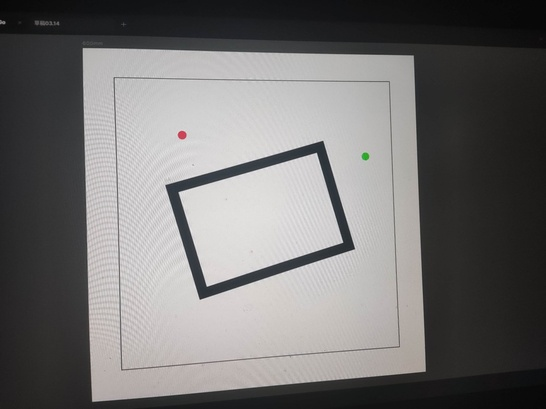
#> input picture zy2/image_2.jpeg, 546 x 409 px, shrunk from 1440 x 1080 before the run
$ python stream.py
#> lines starting #> are read from the running program, lines starting #| are printed output that depends on the picture; after the words box and inside, x2 and y2 are one past the last pixel; in counts of white or black regions, pixels touching at a corner belong together
### zy2/redgreen.py
import cv2
import numpy as np

def detect_red_and_green(image_path):
    # 读取图像
    image = cv2.imread(image_path)

    # 将图像从 BGR 色彩空间转换为 HSV 色彩空间
    hsv = cv2.cvtColor(image, cv2.COLOR_BGR2HSV)

    # 定义红色和绿色的HSV范围
    lower_red = np.array([165, 100, 100])
    upper_red = np.array([179, 255, 255])
    lower_green = np.array([36, 100, 100])
    upper_green = np.array([86, 255, 255])

    # 根据阈值创建红色和绿色的掩码
    mask_red = cv2.inRange(hsv, lower_red, upper_red)
    mask_green = cv2.inRange(hsv, lower_green, upper_green)


    # 寻找红色和绿色区域的轮廓
    contours_red, _ = cv2.findContours(mask_red, cv2.RETR_EXTERNAL, cv2.CHAIN_APPROX_SIMPLE)
    contours_green, _ = cv2.findContours(mask_green, cv2.RETR_EXTERNAL, cv2.CHAIN_APPROX_SIMPLE)

    # 遍历红色区域的轮廓
    for contour in contours_red:
        # 获取轮廓的边界框坐标
        x, y, w, h = cv2.boundingRect(contour)
        # 在图像上绘制红色边界框
        cv2.rectangle(image, (x, y), (x+w, y+h), (0, 0, 255), 2)
        # 在图像上标出红色区域的中心坐标
        cv2.putText(image, f'Red: ({x + w // 2}, {y + h // 2})', (x, y - 10), cv2.FONT_HERSHEY_SIMPLEX, 0.5, (0, 0, 255), 2)

    # 遍历绿色区域的轮廓
    for contour in contours_green:
        # 获取轮廓的边界框坐标
        x, y, w, h = cv2.boundingRect(contour)
        # 在图像上绘制绿色边界框
        cv2.rectangle(image, (x, y), (x+w, y+h), (0, 255, 0), 2)
        # 在图像上标出绿色区域的中心坐标
        cv2.putText(image, f'Green: ({x + w // 2}, {y + h // 2})', (x, y - 10), cv2.FONT_HERSHEY_SIMPLEX, 0.5, (0, 255, 0), 2)

    # 返回带有标记的图像
    return image


# [9 lines that do not run on import are left out]

### zy2/quadrilateral_detection.py
import cv2
import numpy as np

# [13 lines left out: function preprocess_image, not called in this run]

def find_quadrilaterals(processed_image):
    gray = cv2.cvtColor(processed_image, cv2.COLOR_BGR2GRAY)
    ret, binary = cv2.threshold(gray,0,255,cv2.THRESH_BINARY+cv2.THRESH_OTSU)

    # 查找轮廓
    contours, hierarchy = cv2.findContours(binary, cv2.RETR_TREE, cv2.CHAIN_APPROX_SIMPLE)

    quadrilaterals = []
    for contour in contours:
        # 计算轮廓的面积
        area = cv2.contourArea(contour)

        # 排除面积较小的轮廓
        if area > 100:
            # 计算轮廓的周长
            perimeter = cv2.arcLength(contour, True)

            # 对轮廓进行多边形逼近
            approx = cv2.approxPolyDP(contour, 0.02 * perimeter, True)

            # 如果逼近的轮廓是四边形，将其添加到列表中
            if len(approx) == 4:
                quadrilaterals.append(approx)

    return quadrilaterals

def mark_points_and_center(image, quadrilaterals):
    marked_image = image.copy()

    for quad in quadrilaterals:
        # 绘制轮廓
        cv2.drawContours(marked_image, [quad], -1, (255, 0, 0), 2)

        # 绘制顶点并标记坐标
        for i, point in enumerate(quad):
            x, y = point[0]
            cv2.circle(marked_image, (x, y), 5, (0, 255, 0), -1)
            cv2.putText(marked_image, f"({x}, {y})", (x, y), cv2.FONT_HERSHEY_SIMPLEX, 0.5, (255, 255, 255), 2)

        # 计算中心点并标记坐标
        M = cv2.moments(quad)
        cx = int(M['m10'] / M['m00'])
        cy = int(M['m01'] / M['m00'])
        cv2.circle(marked_image, (cx, cy), 5, (0, 0, 255), -1)
        cv2.putText(marked_image, f"({cx}, {cy})", (cx, cy), cv2.FONT_HERSHEY_SIMPLEX, 0.5, (255, 255, 255), 2)

    return marked_image

# 测试
# [9 lines that do not run on import are left out]

### zy2/stream.py
import cv2
import redgreen
from quadrilateral_detection import find_quadrilaterals, mark_points_and_center


def detect_and_mark(image_path):
    # 检测红色和绿色区域并标记
    processed_image = redgreen.detect_red_and_green(image_path)
#> in detect_red_and_green, image is the input picture: shape (409, 546, 3); mean B, G, R 111.8, 112.4, 113.7
#> in detect_red_and_green, `mask_red = cv2.inRange(hsv, lower_red, upper_red)`:
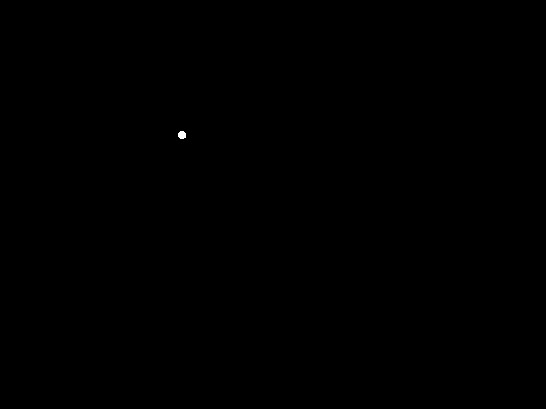
#> mask_red: shape (409, 546); 0.02% white; 1 white region, box (x1, y1, x2, y2) and area: (178, 131, 186, 139) 53
#> in detect_red_and_green, `contours_red, _ = cv2.findContours(mask_red, cv2.RETR_EXTERNAL, cv2.CH..`: contours_red = 1 contour; box (x1, y1, x2, y2) and area: (178, 131, 186, 139) 42
#> in detect_red_and_green, `contours_green, _ = cv2.findContours(mask_green, cv2.RETR_EXTERNAL, cv..`: contours_green = 1 contour; box (x1, y1, x2, y2) and area: (362, 153, 369, 160) 31
#> the loop in detect_red_and_green, `for contour in contours_red:` made 1 pass
#> (x, y, w, h) on pass 1: (178, 131, 8, 8)
#> after the loop in detect_red_and_green, `for contour in contours_red:`:
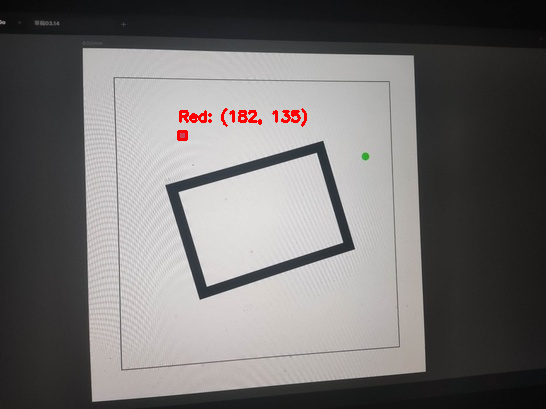
#> image: shape (409, 546, 3); 0.41% of pixels changed, all inside (x1, y1, x2, y2) = (177, 108, 307, 141)
#> the loop in detect_red_and_green, `for contour in contours_green:` made 1 pass
#> (x, y, w, h) on pass 1: (362, 153, 7, 7)
#> after the loop in detect_red_and_green, `for contour in contours_green:`:
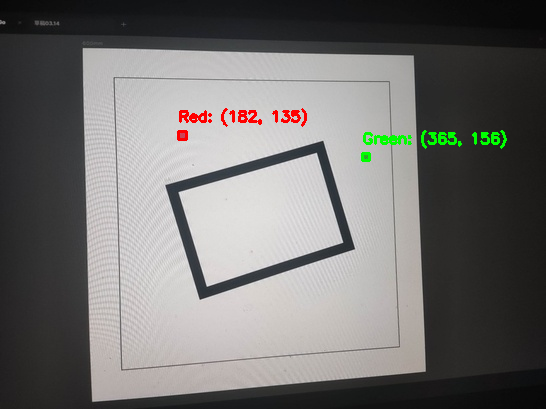
#> image: shape (409, 546, 3); 0.46% of pixels changed, all inside (x1, y1, x2, y2) = (361, 130, 507, 162)

    # 读取图像并检测四边形
    image = cv2.imread(image_path)
    quadrilaterals = find_quadrilaterals(image)
#> in find_quadrilaterals, `ret, binary = cv2.threshold(gray,0,255,cv2.THRESH_BINARY+cv2.THRESH_OT..`:
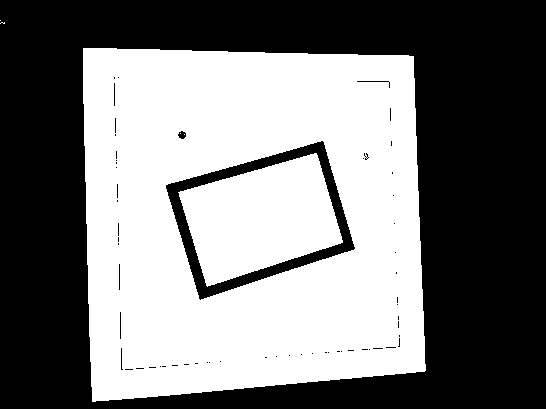
#> binary: shape (409, 546); 47.6% white; 6 white regions (4 under 20 px)
#> in find_quadrilaterals, `ret, binary = cv2.threshold(gray,0,255,cv2.THRESH_BINARY+cv2.THRESH_OT..`: ret = 116
#> in find_quadrilaterals, `contours, hierarchy = cv2.findContours(binary, cv2.RETR_TREE, cv2.CHAI..`: contours = 73 contours, 58 with area under 20; largest, box (x1, y1, x2, y2) and area: (83, 48, 426, 402) 111051, (165, 140, 356, 301) 19200, (178, 153, 343, 287) 13650, (356, 80, 390, 83) 64, (177, 130, 187, 140) 58
#> the loop in find_quadrilaterals, `for contour in contours:` made 73 passes
#> (area, perimeter, approx) on passes 1, 59, 60: (111051, 1354.9, [[83, 48], [92, 401], [425, 370], [413, 56]]), (19199.5, 603.3, [[322, 140], [355, 248], [200, 300], [165, 185]]), (13650, 513.2, [[316, 153], [178, 192], [207, 286], [342, 242]])
#> after the loop in find_quadrilaterals, `for contour in contours:`: quadrilaterals = 3 contours; box (x1, y1, x2, y2) and area: (83, 48, 426, 402) 110676, (165, 140, 356, 301) 19043, (178, 153, 343, 287) 13631

    # 标记顶点和中心点
    marked_image = mark_points_and_center(image, quadrilaterals)
#> the loop in mark_points_and_center, `for quad in quadrilaterals:` made 3 passes
#> (quad, cx, cy) on passes 1 to 3: ([[83, 48], [92, 401], [425, 370], [413, 56]], 250, 219), ([[322, 140], [355, 248], [200, 300], [165, 185]], 259, 218), ([[316, 153], [178, 192], [207, 286], [342, 242]], 260, 218)
#> after the loop in mark_points_and_center, `for quad in quadrilaterals:`:
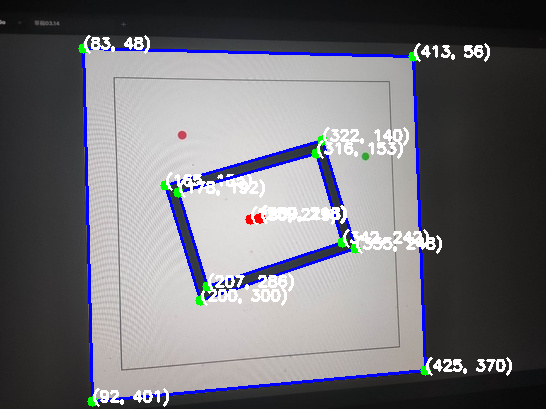
#> marked_image: shape (409, 546, 3); 6.39% of pixels changed, all inside (x1, y1, x2, y2) = (78, 35, 512, 407)

    # 将两个标记合成一个图像
    combined_image = cv2.addWeighted(processed_image, 0.5, marked_image, 0.5, 0)
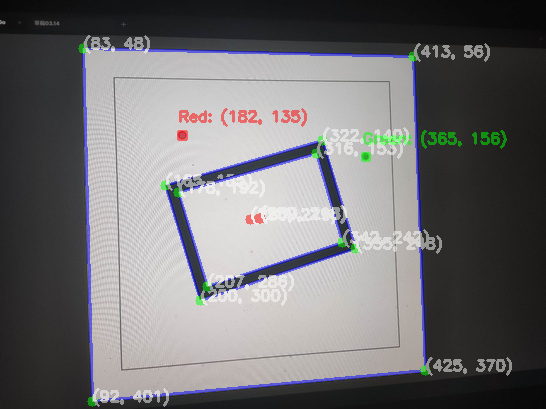
#> combined_image: shape (409, 546, 3); mean B, G, R 114.2, 112.3, 113.3

    return combined_image

# 主函数
if __name__ == "__main__":
    image_path = 'image_2.jpeg'

    combined_image = detect_and_mark(image_path)

    # 显示合成的图像
    cv2.namedWindow('Combined Image', cv2.WINDOW_NORMAL)
    cv2.imshow('Combined Image', combined_image)
    cv2.waitKey(0)
    cv2.destroyAllWindows()

$ run again, with zy2/image_3.jpeg copied over zy2/image_2.jpeg
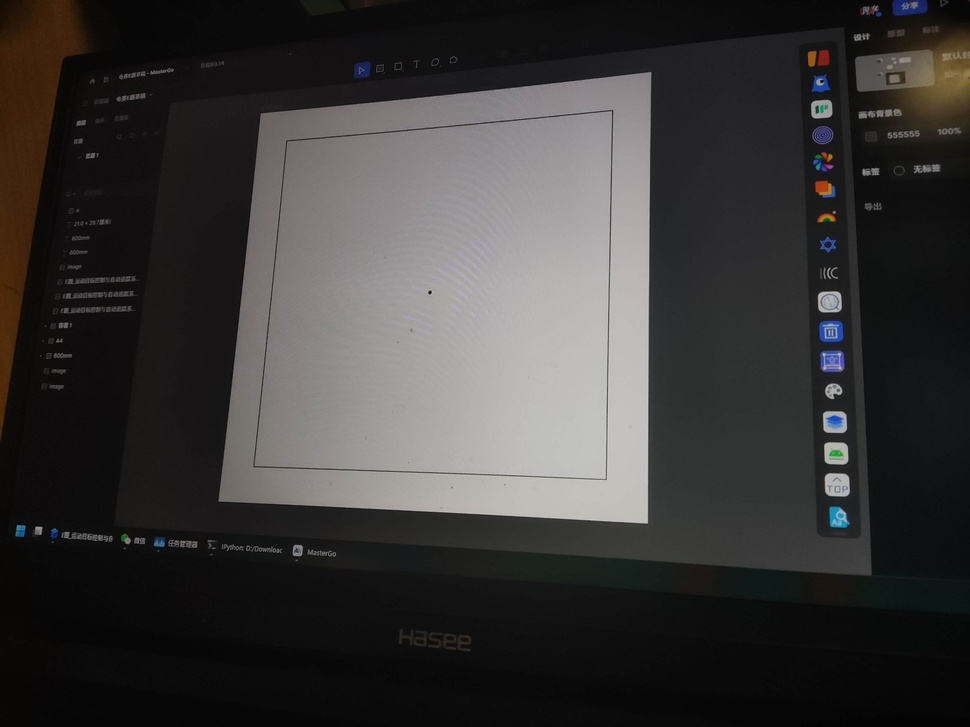
#> input picture zy2/image_3.jpeg, 970 x 727 px, shrunk from 2560 x 1920 before the run
#> in detect_red_and_green, image is the input picture: shape (727, 970, 3); mean B, G, R 55.4, 56.1, 57.7
#> hsv: shape (727, 970, 3); mean H, S, V 61, 23.6, 58.8
#> mask_red: shape (727, 970); 0% white in thin lines or dots, all inside (x1, y1, x2, y2) = (820, 9, 873, 53)
#> mask_green: shape (727, 970); 0.02% white; 6 white regions (4 under 20 px)
#> contours_red = 2 contours, all with area under 20
#> contours_green = 6 contours, 4 with area under 20; largest, box (x1, y1, x2, y2) and area: (830, 450, 843, 456) 46, (820, 106, 828, 113) 24
#> the loop in detect_red_and_green, `for contour in contours_red:` made 2 passes
#> (x, y, w, h) on passes 1 to 2: (820, 52, 1, 1), (872, 9, 1, 1)
#> the loop in detect_red_and_green, `for contour in contours_green:` made 6 passes
#> (x, y, w, h) on passes 1 to 6: (122, 535, 5, 4), (830, 450, 13, 6), (830, 220, 1, 1), (828, 218, 1, 1), (816, 155, 5, 3), (820, 106, 8, 7)
#> in find_quadrilaterals, `ret, binary = cv2.threshold(gray,0,255,cv2.THRESH_BINARY+cv2.THRESH_OT..`:
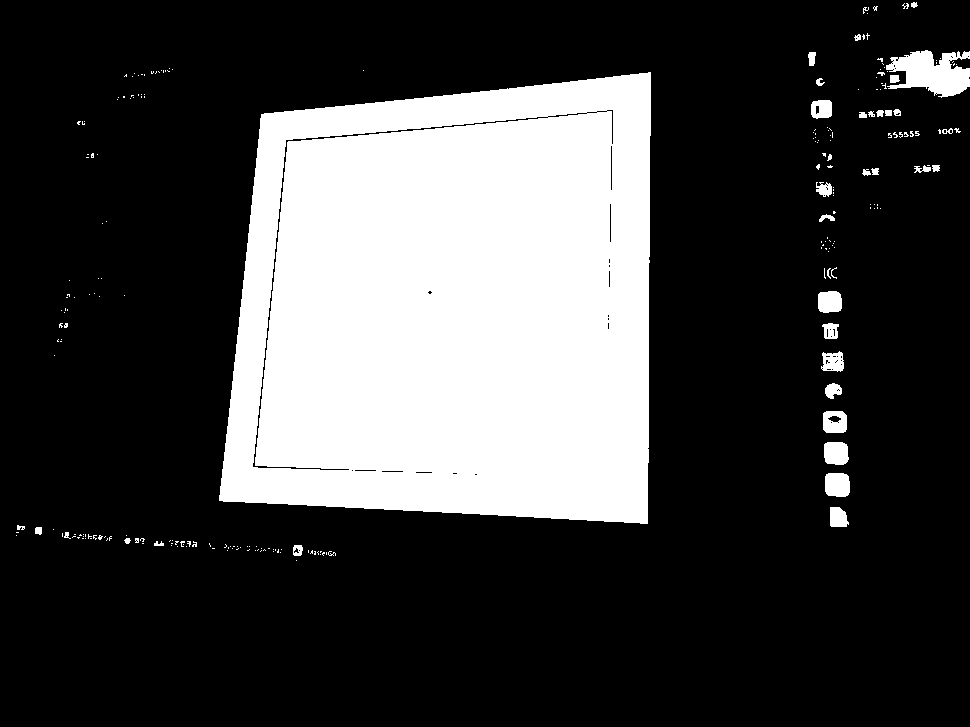
#> binary: shape (727, 970); 25.2% white; 241 white regions (203 under 20 px)
#> ret = 88
#> contours = 320 contours, 276 with area under 20; largest, box (x1, y1, x2, y2) and area: (219, 72, 651, 524) 170201, (886, 50, 970, 98) 2345, (252, 116, 549, 471) 1560, (825, 473, 850, 497) 512, (824, 442, 849, 465) 474
#> the loop in find_quadrilaterals, `for contour in contours:` made 320 passes
#> (area, perimeter, approx) on pass 253: (170201, 1702, [[650, 72], [261, 114], [219, 500], [647, 523]])
#> after the loop in find_quadrilaterals, `for contour in contours:`: quadrilaterals = [[[650, 72], [261, 114], [219, 500], [647, 523]]]
#> the loop in mark_points_and_center, `for quad in quadrilaterals:` made 1 pass
#> (quad, cx, cy) on pass 1: ([[650, 72], [261, 114], [219, 500], [647, 523]], 449, 305)
#> in detect_and_mark, `combined_image = cv2.addWeighted(processed_image, 0.5, marked_image, 0..`:
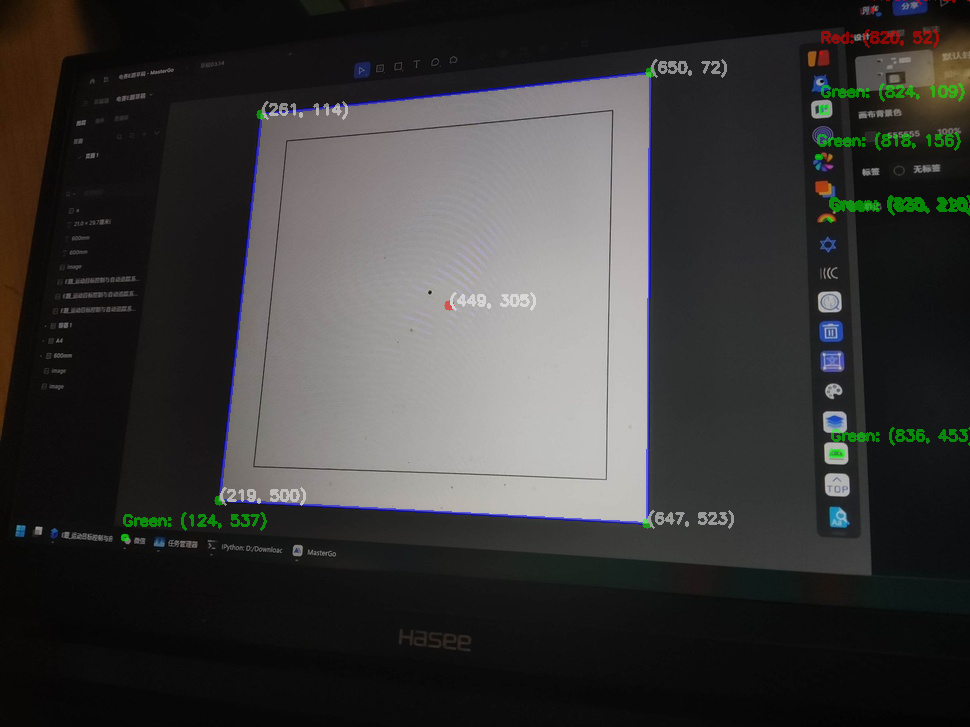
#> combined_image: shape (727, 970, 3); mean B, G, R 56.1, 57, 57.7

$ run again, with zy2/ima.jpeg copied over zy2/image_2.jpeg
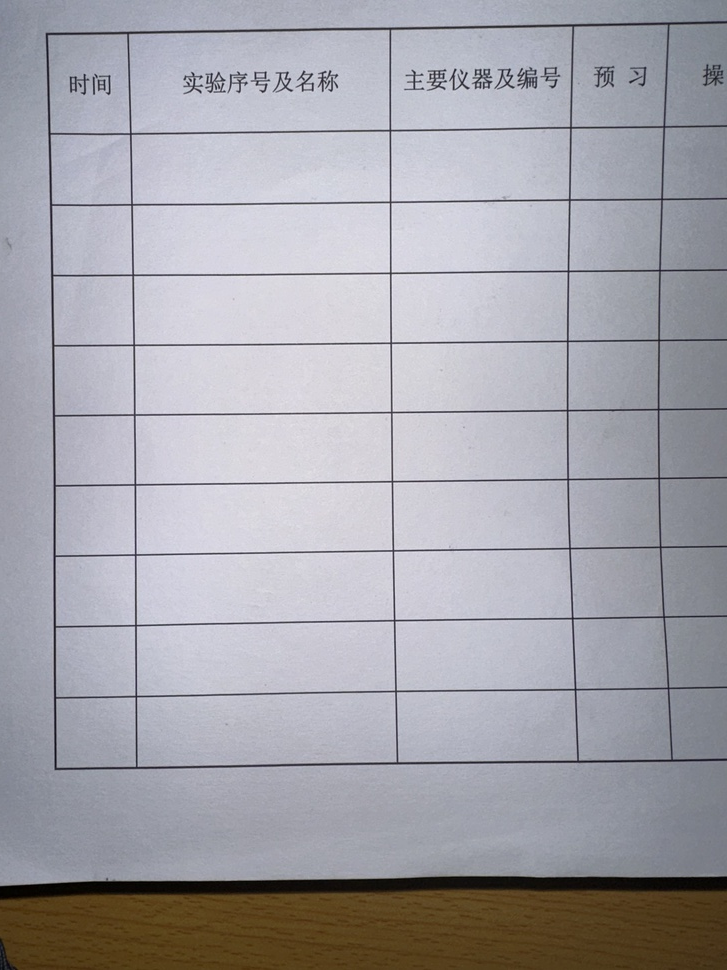
#> input picture zy2/ima.jpeg, 727 x 970 px, shrunk from 3024 x 4032 before the run
#> in detect_red_and_green, image is the input picture: shape (970, 727, 3); mean B, G, R 171.4, 164.3, 165.3
#> hsv: shape (970, 727, 3); mean H, S, V 109.1, 31.8, 176.1
#> mask_red: shape (970, 727); every value is 0
#> contours_red = []
#> in find_quadrilaterals, `ret, binary = cv2.threshold(gray,0,255,cv2.THRESH_BINARY+cv2.THRESH_OT..`:
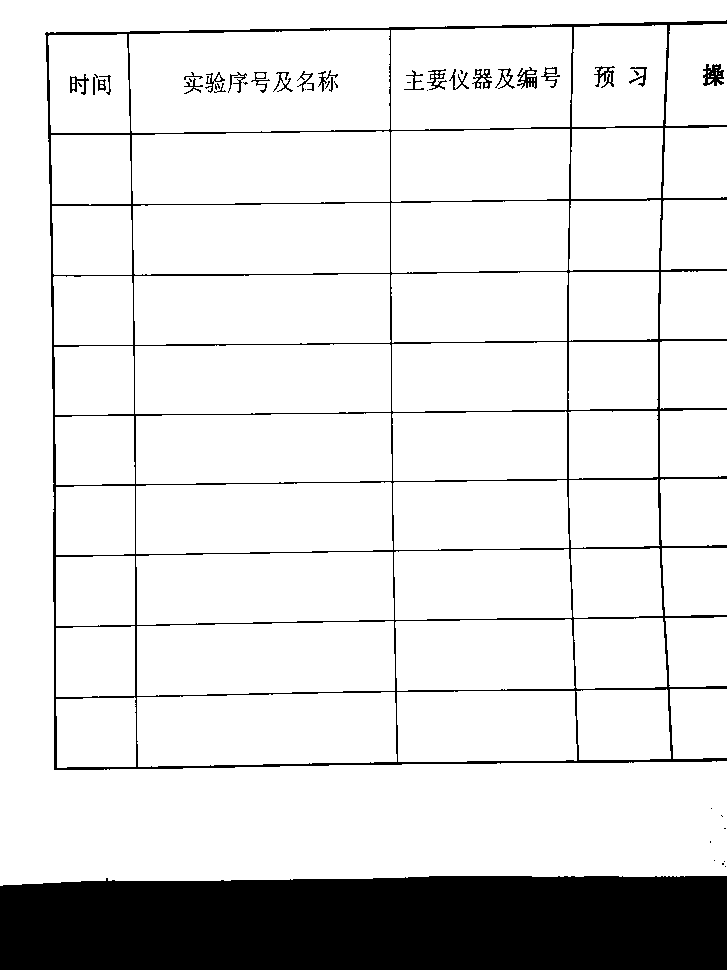
#> binary: shape (970, 727); 87.4% white; 48 black regions (21 under 20 px)
#> ret = 121
#> contours = 156 contours, 70 with area under 20; largest, box (x1, y1, x2, y2) and area: (0, 0, 727, 886) 138034, (129, 30, 390, 133) 25514, (391, 27, 572, 130) 17745, (132, 131, 390, 204) 17740, (137, 692, 397, 767) 17714
#> the loop in find_quadrilaterals, `for contour in contours:` made 156 passes
#> (area, perimeter, approx) on passes 1 to 6: (5299.5, 298.4, [[135, 698], [56, 699], [57, 767], [135, 766]]), (17713.5, 664.2, [[394, 692], [137, 697], [138, 766], [396, 761]]), (12239.5, 496.7, [[397, 692], [398, 761], [576, 760], [574, 691]]), (3741, 247.7, [[670, 689], [673, 758], [726, 757], [726, 689]]), (6217, 323, [[667, 690], [576, 691], [579, 759], [670, 758]]), (5327.5, 295.1, [[134, 626], [56, 628], [56, 696], [134, 695]])
#> after the loop in find_quadrilaterals, `for contour in contours:`: quadrilaterals = 50 contours; largest, box (x1, y1, x2, y2) and area: (129, 30, 390, 131) 25205, (137, 692, 397, 767) 17775, (391, 27, 572, 130) 17718, (137, 621, 395, 696) 17701, (132, 132, 390, 204) 17572
#> the loop in mark_points_and_center, `for quad in quadrilaterals:` made 50 passes
#> (quad, cx, cy) on passes 1 to 7: ([[135, 698], [56, 699], [57, 767], [135, 766]], 95, 732), ([[394, 692], [137, 697], [138, 766], [396, 761]], 266, 729), ([[397, 692], [398, 761], [576, 760], [574, 691]], 486, 726), ([[670, 689], [673, 758], [726, 757], [726, 689]], 698, 722), ([[667, 690], [576, 691], [579, 759], [670, 758]], 623, 724), ([[134, 626], [56, 628], [56, 696], [134, 695]], 95, 661), ([[393, 621], [137, 626], [137, 695], [394, 690]], 265, 658)
#> in detect_and_mark, `combined_image = cv2.addWeighted(processed_image, 0.5, marked_image, 0..`:
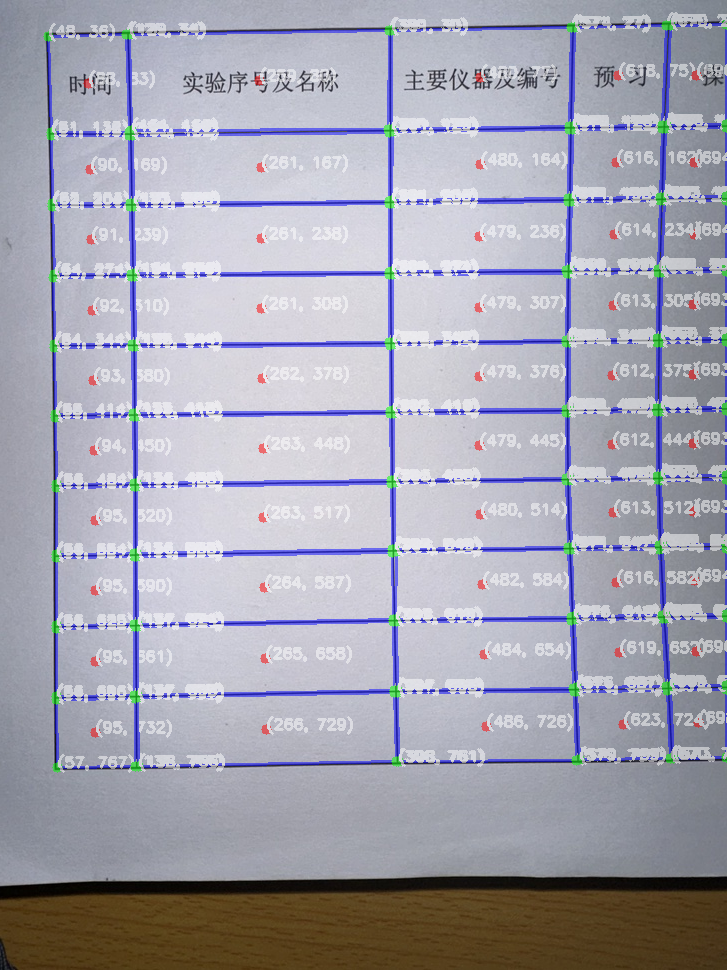
#> combined_image: shape (970, 727, 3); mean B, G, R 176.8, 164.7, 165.1
